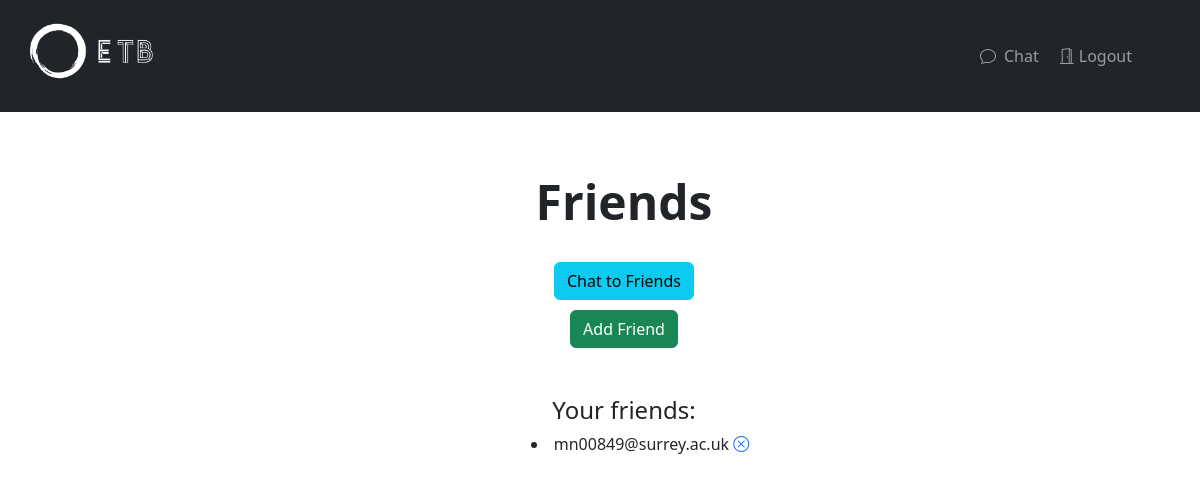
The app's page /friends (signed in), older data.
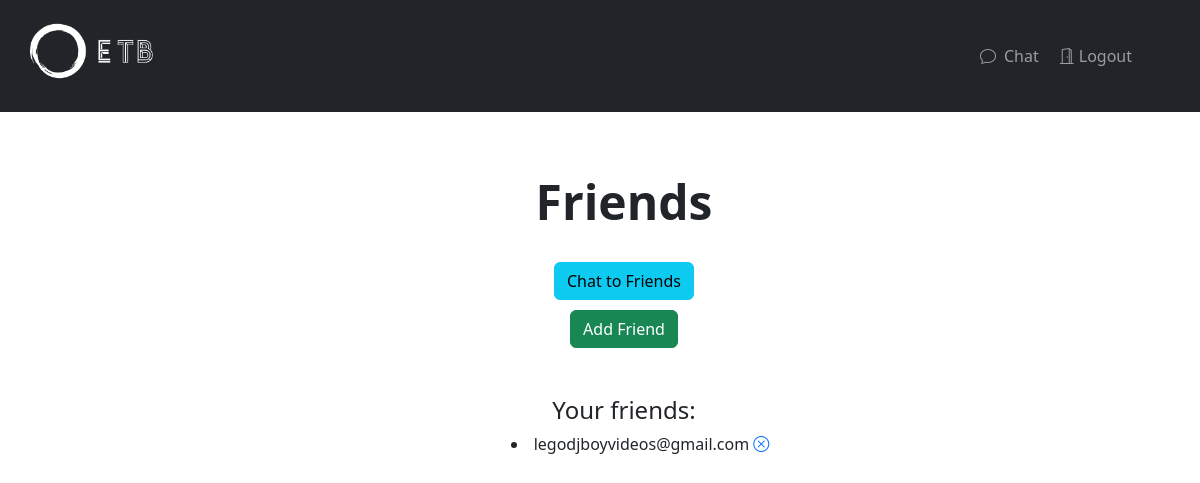
The same page, newer data.
### homeapp/models.py (models this page shows)
class User(AbstractUser):
    pass

### homeapp/views.py (the view)
# urls.py: path('friends', views.friends, name='friends'),
@login_required(login_url='/login/auth0')
def friends(request):
    context = {}
    friendsList = []
    friends1 = Friend.objects.filter(userOne=request.user.id).all()
    friends2 = Friend.objects.filter(userTwo=request.user.id).all()
    if (type(friends1) != None):
        for friend in friends1:
            thisUser = User.objects.get(id=friend.userTwo)
            if (type(thisUser) != None):
                friendsList.append(thisUser)
    if (type(friends2) != None):
        for friend in friends2:
            thisUser = User.objects.get(id=friend.userOne)
            if (type(thisUser) != None):
                friendsList.append(thisUser)
    if (len(friendsList) > 0):
        context["friends"] = friendsList
    return render(request, 'homeapp/friends.html', context)

### homeapp/templates/homeapp/friends.html
{% extends "base.html" %}
{% block content %}
    <div class="row" style="padding-top:2.5%">
        <div class="col-sm-12">
            <div class="ps-5">
            <br>
            <div class="container-fluid">
                <p1><center><font size="+5"><b>Friends</b></font></center></p1>
                <center>
                    <br/>
                    <a href="/chatlist"><input type="submit" value="Chat to Friends" class="btn btn-info" style="text-align: center; margin-bottom: 10px;" /></a>
                    <br/>
                    <a href="/friend/add"><input type="submit" value="Add Friend" class="btn btn-success" style="text-align: center;" /></a>
                </center>
                <br>
                <div style="text-align: center;">
                    <br/>
                    <h4>Your friends:</h4>
                    {% if friends %}
                        {% for friend in friends %}
                            <ul style="text-align: center; list-style-position: inside;">
                                <li>
                                {{friend.email}}
                                <a href="/friend/delete/{{friend.id}}"><i class="bi bi-x-circle"></i></a>
                                </li>
                            </ul>
                        {% endfor %}
                    {% else %}
                        <p>You have no friends currently <i class="bi bi-emoji-frown-fill"></i></p>
                    {% endif %}
                </div>
            </div>
        </div>
    </div>
{% endblock content %}

Row changes from the older to the newer data that the page shows:
no longer on this page (row edited): User: email "mn00849@surrey.ac.uk"
now on this page (row edited): User: email "legodjboyvideos@gmail.com"
